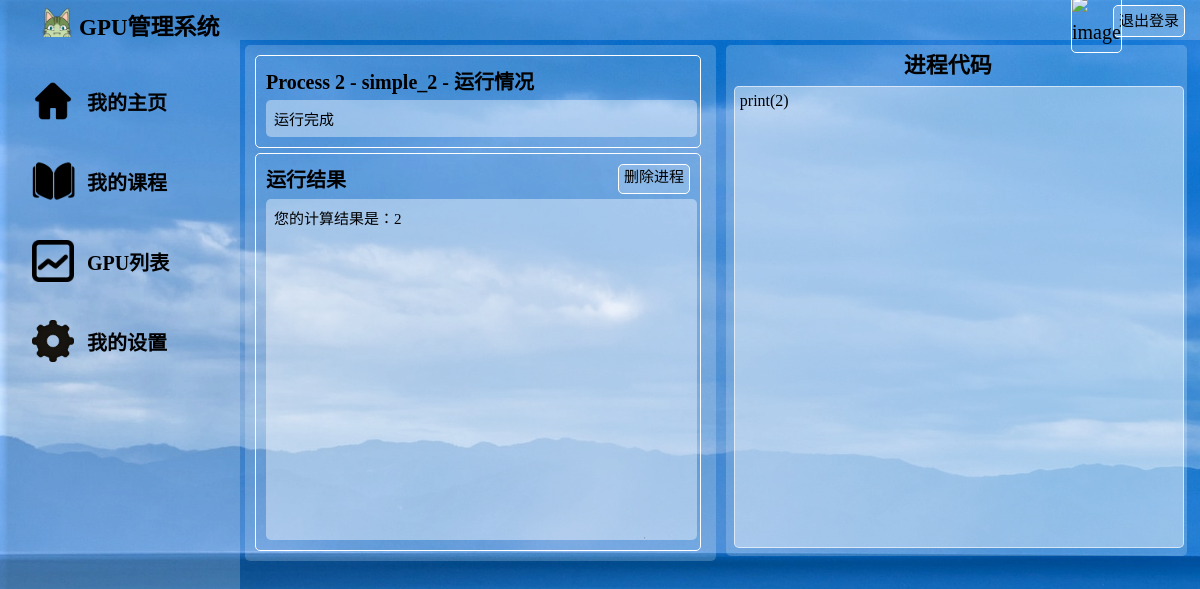
/process_teacher/2/, run on the app's committed database.
### watchlist/models.py (models this page shows)
class Process(db.Model):
    __tablename__ = 'Process'
    id = db.Column(db.Integer, primary_key=True)                    # id（主键）
    name = db.Column(db.String(50))                                 # 程序的名称
    info = db.Column(db.String(300))                                # 程序的信息
    state = db.Column(db.String(50))                                # 是否运行完成
    result = db.Column(db.String(1000))                             # 程序的结果
    code = db.Column(db.String(10000))                              # 存储代码，方便以后编辑代码
    course_name = db.Column(db.String(50), db.ForeignKey('Course.name'))  # 程序所属的课程
    gpu_name = db.Column(db.String(50), db.ForeignKey('GPU.name'))  # 程序在哪个gpu上跑的

### watchlist/views.py (the view)
@app.route('/process_teacher/<int:id>/', methods=['GET', 'POST'])
def process_xxx_teacher(id):
    process = Process.query.filter_by(id=id).first()
    return render_template('process_xxx_teacher.html',process=process)

### watchlist/__init__.py (called while the page is built)
@app.context_processor
def inject_user():
    from watchlist.models import User
    user = User.query.first()
    return dict(user=user)

### watchlist/templates/process_xxx_teacher.html (shortened to what this page needs)
<!DOCTYPE html>
<html lang="en">
<head>
	<link rel="stylesheet" href="/static/style_student.css" />
</head>
<body>
	<div id="container">
		<div id="header">
			<div id="logo">
				<img src="/static/pic/logo.png" alt="">
				<span>GPU管理系统</span>
			</div>
			<div id="other">
				<form form method="POST" action="/logout/">
					<a id="login_out" href="/logout/" class="button">退出登录</a>
					<div id="user_img">
						<img src="{{ current_user.pic_path }}" alt="image">
					</div>
					<div id="user_name">
					</div>
				</form>
			</div>
		</div>
		<div id="main">
			<div id="aside">
				<br>
				<div id="Home Page">
					<div class="asidepic">
						<img src="/static/pic/home.png" alt="">
					</div>
					<div class="asidechoices">
						<a href="/index_teacher/">我的主页</a>
					</div>
				</div>
				<div id="My courses">
					<div class="asidepic">
						<img src="/static/pic/courses.png" alt="">
					</div>
					<div class="asidechoices">
						<a href="/my_courses_teacher/">我的课程</a>
					</div>
				</div>
				<div id="Process">
					<div class="asidepic">
						<img src="/static/pic/process.png" alt="">
					</div>
					<div class="asidechoices">
						<a href="/process_teacher/">GPU列表</a>
					</div>
				</div>
				<div id="Settings">
					<div class="asidepic">
						<img src="/static/pic/settings.png" alt="">
					</div>
					<div class="asidechoices">
						<a href="/settings_teacher/">我的设置</a>
					</div>
				</div>
			</div>
			<div id="content">
				<div id="left">
					<div id="result1_1" style="background:none;">
						<p style="font-weight:bold;margin-bottom:5px;">
							{{ process.name }} - {{ process.info }} - 运行情况
						</p>
						<div id="box1" style="background:rgba(255,255,255,0.4);">
							<p>
								{{ process.state }}
							</p>
						</div>
					</div>
					<div id="result2_2" style="background:none;">
						<form method="post" action="/process_teacher/">
							<a id="re_edit_delete" class="button"
							onclick="$('#submit').trigger('click');">
							删除进程
							</a>
						</form>
						<p style="font-weight:bold;margin-bottom:5px;">
							运行结果
						</p>
						<p id="box2" style="height:325px;overflow:auto;background:rgba(255,255,255,0.4); margin-top:6px;">
							{{ process.result }}
						</p>
					</div>
				</div>
				<div id="right">
					<div id="re_edit_title">
						<p style="font-weight:bold;margin-bottom:5px;font-size:22px;">
							进程代码
						</p>
					</div>
					<pre id="re_edit_text" name="edit" style="height:450px;padding:5px;overflow:auto;background:rgba(255,255,255,0.4);">{{ process.code }}</pre>
				</div>
			</div>
		</div>
</body>
</html>

### watchlist/static/style_student.css (style rules this page uses)
* { margin: 0; padding: 0; font-family: "阿里巴巴普惠体", "微软雅黑"; color: black; }
html { height: 100%; background:url("pic/bg.gif") repeat-y; background-size: cover; }
#container { margin: 0; height: 100%; }
#header { height: 40px; width: 100%; position: fixed; z-index: 1000;left: 0; top: 0; }
#login_out { height: 30px; padding: 0 5px; margin:5px 15px 6px 2px; font-size:15px; line-height: 30px; float:right; background: rgba(255, 255, 255, 0.2); color:black; text-decoration: none; border:1px solid white; border-radius: 5px; }
#user_img { margin-top: 5px; margin-right: -40px padding-top: -50px; float: right; margin: 10px; height: 30px; width: 30px; }
#user_img img { margin-top:-15px; width: 95%; height:95%; border: 1px solid white; border-radius: 5px; }
#user_name { width: 80px; height: 88%; float: right; margin:1px -10px 1px 0; padding: 1px; color: black; text-align: right; }
#logo { height: 100%; width: 20%; float: left; background: rgba(255, 255, 255, 0.2); }
#logo img { float: left; margin-left: 40px; height: 85%; margin-top: 3px; }
#logo span { float: left; margin-left: 5px; margin-top: 8px; font-weight: bold; font-size: 23px; }
#other { height: 100%; width: 80%; float: left; background: rgba(255, 255, 255, 0.2); text-align: right; line-height: 40px; font-size: 20px; color: black; }
#main { height: auto; }
#aside { margin-top: 40px; float: left; width: 20%; height: 100%; background: rgba(255, 255, 255, 0.2); position: fixed; }
#aside div { height: 60px; margin: auto; text-align: left; margin-left: 5px; padding: 10px; }
#aside a { text-decoration: none; text-align: center; font-size: 20px; line-height: 50px; height: 60px; color: black; margin: 5px; padding: 2px; font-weight: bold; }
.asidepic { height: 80%; width: 25px; float: left; line-height: 100%; }
.asidepic img { height: 70%; margin: 2px; }
.asidechoices { height: 80%; float: left; margin:2px; padding: 2px; }
#content { float: right; width: 80%; height: 100%; overflow: auto; margin-top:40px; }
#box1 { width: 99%; height: 100%; font-size: 20px; padding: 8px; background: rgba(255, 255, 255, 0.2); border-radius: 5px; font-size: 15px; }
#box2 { width: 99%; height: 68%; font-size: 20px; padding: 8px; background: rgba(255, 255, 255, 0.2); border-radius: 5px; font-size: 15px; overflow: auto; max-height: 350px; }
#re_edit_delete { height: 28px; float:right; border:1px solid white; font-size: 15px; font-weight: normal; padding: 0 5px; border-radius: 5px; line-height: 25px; background: rgba(255,255,255,0.2); text-decoration:none; }
#left { width: 48%; float: left; height: 100%; margin:5px; padding: 5px; background: rgba(255, 255, 255, 0.2); border-radius: 5px; }
#right { width: 48%; float: left; height: 100%; background: rgba(255,255,255,0.2); border-radius: 5px; margin:5px; }
#result1_1 { width: 92%; height: 30%; border: 1px solid white; padding: 10px; margin: 5px; font-size: 20px; text-align: left; border-radius: 5px; background: rgba(255, 255, 255, 0.2); }
#result2_2 { width: 92%; height: 70%; border: 1px solid white; padding: 10px; margin: 5px; font-size: 20px; text-align: left; border-radius: 5px; background: rgba(255, 255, 255, 0.2); }
#box1 { width: 98%; height: 100%; font-size: 20px; padding: 8px; background: rgba(255, 255, 255, 0.2); border-radius: 5px; font-size: 15px; }
#box2 { width: 98%; height: 68%; font-size: 20px; padding: 8px; background: rgba(255, 255, 255, 0.2); border-radius: 5px; font-size: 15px; overflow: auto; max-height: 340px; }
#re_edit_text { height:90%; width:95%; margin:8px; overflow: auto; background: rgba(255, 255, 255, 0.65); padding: 5px; border: 1px solid rgba(255, 255, 255, 0.6); border-radius: 5px; text-align: left; }
#re_edit_title { width:95%; height:25px; text-align: center; line-height: 25px; margin:3px; margin-top: 8px; clear:both; font-size:25px; }

### data on the page
Process: name "Process 2", info "simple_2", state "运行完成", result "您的计算结果是：2", code "print(2)"
